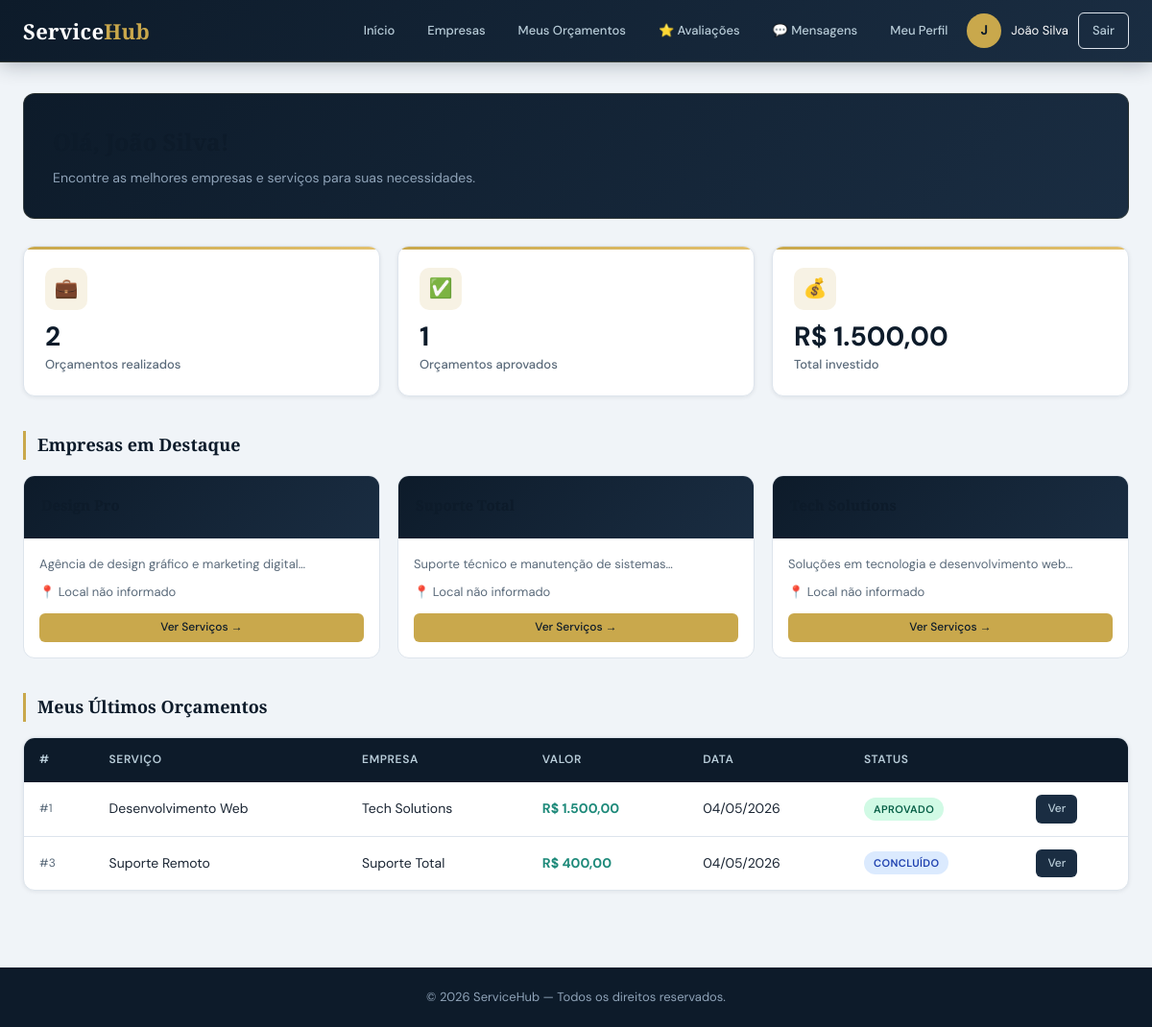
The app's page /dashboard_cliente.php (signed in) with its own data.
### tables this page shows
CREATE TABLE empresas (
    id INT AUTO_INCREMENT PRIMARY KEY,
    nome_empresa VARCHAR(100) NOT NULL,
    email VARCHAR(100) NOT NULL UNIQUE,
    senha VARCHAR(255) NOT NULL,
    cnpj VARCHAR(20) UNIQUE,
    telefone VARCHAR(20),
    endereco TEXT,
    descricao TEXT,
    logo VARCHAR(255),
    site VARCHAR(100),
    status TINYINT DEFAULT 1 COMMENT '1=Ativa, 0=Inativa',
    created_at TIMESTAMP DEFAULT CURRENT_TIMESTAMP,
    updated_at TIMESTAMP DEFAULT CURRENT_TIMESTAMP ON UPDATE CURRENT_TIMESTAMP
);

CREATE TABLE orcamentos (
    id INT AUTO_INCREMENT PRIMARY KEY,
    cliente_id INT NOT NULL,
    servico_id INT,
    empresa_id INT,
    quantidade INT DEFAULT 1,
    valor_total DECIMAL(10,2) NOT NULL DEFAULT 0,
    status ENUM('pendente','aprovado','rejeitado','concluido','expirado') DEFAULT 'pendente',
    observacoes TEXT,
    data_orcamento DATE NOT NULL,
    data_validade DATE,
    created_at TIMESTAMP DEFAULT CURRENT_TIMESTAMP,
    updated_at TIMESTAMP DEFAULT CURRENT_TIMESTAMP ON UPDATE CURRENT_TIMESTAMP,
    FOREIGN KEY (cliente_id) REFERENCES clientes(id) ON DELETE CASCADE,
    FOREIGN KEY (servico_id) REFERENCES servicos(id) ON DELETE SET NULL,
    FOREIGN KEY (empresa_id) REFERENCES empresas(id) ON DELETE SET NULL
);

CREATE TABLE servicos (
    id INT AUTO_INCREMENT PRIMARY KEY,
    empresa_id INT,
    nome VARCHAR(100) NOT NULL,
    descricao TEXT,
    valor DECIMAL(10,2) NOT NULL,
    duracao_estimada INT COMMENT 'Duração em horas',
    categoria VARCHAR(50),
    status TINYINT DEFAULT 1 COMMENT '1=Ativo, 0=Inativo',
    created_at TIMESTAMP DEFAULT CURRENT_TIMESTAMP,
    updated_at TIMESTAMP DEFAULT CURRENT_TIMESTAMP ON UPDATE CURRENT_TIMESTAMP,
    FOREIGN KEY (empresa_id) REFERENCES empresas(id) ON DELETE CASCADE
);

### dashboard_cliente.php (the view, shortened to what this page needs)
<?php
require_once 'includes/config.php';
require_once 'includes/functions.php';
$cid = $_SESSION['cliente_id'];
$empresas     = $pdo->query("SELECT * FROM empresas WHERE status=1 ORDER BY nome_empresa")->fetchAll();
$orcamentosStmt=$pdo->prepare("SELECT o.*,s.nome AS svc,e.nome_empresa AS emp FROM orcamentos o LEFT JOIN servicos s ON s.id=o.servico_id LEFT JOIN empresas e ON e.id=o.empresa_id WHERE o.cliente_id=? ORDER BY o.created_at DESC LIMIT 10");
$orcamentosStmt->execute([$cid]); $orcList=$orcamentosStmt->fetchAll();
$r=$pdo->prepare("SELECT COUNT(*) FROM orcamentos WHERE cliente_id=?"); $r->execute([$cid]); $totalOrc=$r->fetchColumn();
$r=$pdo->prepare("SELECT COUNT(*) FROM orcamentos WHERE cliente_id=? AND status='aprovado'"); $r->execute([$cid]); $totalAprov=$r->fetchColumn();
$r=$pdo->prepare("SELECT SUM(valor_total) FROM orcamentos WHERE cliente_id=? AND status='aprovado'"); $r->execute([$cid]); $gasto=$r->fetchColumn();
?>
<!DOCTYPE html>
<html lang="pt-BR">
<head>
  <link rel="stylesheet" href="css/estilo.css">
</head>
<body>
<nav class="dash-nav">
  <div class="inner">
    <div class="logo"><h1>Service<span class="logo-span">Hub</span></h1></div>
    <div class="nav-items">
      <a href="dashboard_cliente.php">Início</a>
      <a href="clientes/empresas.php">Empresas</a>
      <a href="orcamentos/index.php?cliente=<?=$cid?>">Meus Orçamentos</a>
      <a href="avaliacoes/index.php">⭐ Avaliações</a>
      <a href="chat/index.php" id="navChat">💬 Mensagens</a>
      <a href="clientes/perfil.php">Meu Perfil</a>
      <div class="user-chip">
        <div class="avatar"><?= strtoupper(substr($_SESSION['cliente_nome'],0,1)) ?></div>
        <span style="color:#fff;font-size:13px;"><?= htmlspecialchars($_SESSION['cliente_nome']) ?></span>
        <a href="logout.php" class="btn btn-sm btn-ghost" style="color:var(--slate-lt);">Sair</a>
      </div>
    </div>
  </div>
</nav>
<div class="container">
  <div class="welcome-banner">
    <h1>Olá, <?= htmlspecialchars($_SESSION['cliente_nome']) ?>!</h1>
    <p>Encontre as melhores empresas e serviços para suas necessidades.</p>
  </div>
  <div class="stats-grid" style="margin-bottom:36px;">
    <div class="stat-card">
      <div class="stat-icon">💼</div>
      <div class="stat-number"><?=$totalOrc?></div>
      <div class="stat-label">Orçamentos realizados</div>
    </div>
    <div class="stat-card">
      <div class="stat-icon">✅</div>
      <div class="stat-number"><?=$totalAprov?></div>
      <div class="stat-label">Orçamentos aprovados</div>
    </div>
    <div class="stat-card">
      <div class="stat-icon">💰</div>
      <div class="stat-number"><?= formatMoney($gasto) ?></div>
      <div class="stat-label">Total investido</div>
    </div>
  </div>
  <h2 class="section-heading">Empresas em Destaque</h2>
  <div class="empresa-grid">
    <?php foreach (array_slice($empresas,0,6) as $e): ?>
    <div class="emp-card">
      <div class="emp-card-top">
        <h3><?= htmlspecialchars($e['nome_empresa']) ?></h3>
      </div>
      <div class="emp-card-body">
        <p><?= htmlspecialchars(mb_substr($e['descricao']??'',0,100)) ?>…</p>
        <p>📍 <?= htmlspecialchars($e['endereco']??'Local não informado') ?></p>
        <a href="clientes/empresa.php?id=<?=$e['id']?>" class="btn btn-primary btn-sm" style="width:100%;justify-content:center;margin-top:4px;">Ver Serviços →</a>
      </div>
    </div>
    <?php endforeach; ?>
  </div>
  <h2 class="section-heading">Meus Últimos Orçamentos</h2>
  <div class="table-wrap">
    <table>
      <thead><tr><th>#</th><th>Serviço</th><th>Empresa</th><th>Valor</th><th>Data</th><th>Status</th><th></th></tr></thead>
      <tbody>
        <?php foreach ($orcList as $o): ?>
        <tr>
          <td style="color:var(--text-muted);font-size:12px;">#<?=$o['id']?></td>
          <td><?= htmlspecialchars($o['svc'] ?? 'Serviço removido') ?></td>
          <td><?= htmlspecialchars($o['emp'] ?? 'Empresa removida') ?></td>
          <td><strong style="color:var(--teal);"><?= formatMoney($o['valor_total']) ?></strong></td>
          <td><?= formatDate($o['data_orcamento']) ?></td>
          <td><?= statusBadge($o['status']) ?></td>
          <td><a href="orcamentos/view.php?id=<?=$o['id']?>" class="btn btn-sm">Ver</a></td>
        </tr>
        <?php endforeach; ?>
      </tbody>
    </table>
  </div>
</div>
<footer style="background:var(--navy);color:var(--slate);text-align:center;padding:20px;margin-top:48px;font-size:13px;">
  © <?= date('Y') ?> ServiceHub — Todos os direitos reservados.
</footer>
</body>
</html>

### includes/functions.php (shortened to what this page needs)
<?php
function formatDate($date, $format = 'd/m/Y') {
    return (new DateTime($date))->format($format);
}
function formatMoney($value) {
    return 'R$ ' . number_format($value ?? 0, 2, ',', '.');
}
function statusBadge($status) {
    $map = [
        'pendente'  => ['label' => 'Pendente',  'class' => 'badge-pendente'],
        'aprovado'  => ['label' => 'Aprovado',  'class' => 'badge-aprovado'],
        'rejeitado' => ['label' => 'Rejeitado', 'class' => 'badge-rejeitado'],
        'concluido' => ['label' => 'Concluído', 'class' => 'badge-concluido'],
        'expirado'  => ['label' => 'Expirado',  'class' => 'badge-expirado'],
    ];
    $s = $map[$status] ?? ['label' => ucfirst($status), 'class' => 'badge-secondary'];
    return "<span class='badge {$s['class']}'>{$s['label']}</span>";
}

### css/estilo.css (style rules this page uses)
:root { --navy: #0d1b2a; --navy-mid: #132033; --navy-soft: #1a2d42; --gold: #c9a84c; --gold-lt: #e2c06e; --gold-dim: rgba(201,168,76,.15); --teal: #1e8a7a; --teal-lt: #26b09c; --red: #c0392b; --red-lt: #e74c3c; --green: #1a7a4a; --green-lt: #27ae60; --slate: #8fa3b8; --slate-lt: #b8ccd8; --surface: #ffffff; --bg: #f0f4f8; --border: #dde4ec; --text: #1a2533; --text-muted:#5a6a7a; --radius-sm: 6px; --radius: 12px; --radius-lg: 18px; --shadow-sm: 0 1px 4px rgba(13,27,42,.08); --shadow: 0 4px 20px rgba(13,27,42,.10); --shadow-lg: 0 12px 40px rgba(13,27,42,.14); --transition: .22s cubic-bezier(.4,0,.2,1); }
*, *::before, *::after { box-sizing: border-box; margin: 0; padding: 0; }
html { font-size: 15px; scroll-behavior: smooth; }
body { font-family: 'DM Sans', system-ui, sans-serif; background: var(--bg); color: var(--text); line-height: 1.65; -webkit-font-smoothing: antialiased; }
h1,h2,h3 { font-family: 'Playfair Display', Georgia, serif; color: var(--navy); }
a { color: var(--gold); text-decoration: none; transition: color var(--transition); }
.container { max-width: 1200px; margin: 0 auto; padding: 32px 24px; }
.logo h1 { font-family: 'Playfair Display', serif; font-size: 22px; color: #fff; letter-spacing: .3px; line-height: 1.2; }
.logo h1 span, .logo-span { color: var(--gold); }
.btn { display: inline-flex; align-items: center; gap: 6px; padding: 9px 18px; border-radius: var(--radius-sm); font-size: 13px; font-weight: 500; font-family: 'DM Sans', sans-serif; cursor: pointer; border: none; transition: all var(--transition); text-decoration: none; white-space: nowrap; background: var(--navy-soft); color: var(--slate-lt); }
.btn-primary { background: var(--gold); color: var(--navy); }
.btn-ghost { background: transparent; border: 1px solid var(--border); color: var(--text-muted); }
.btn-sm { padding: 5px 12px; font-size: 12px; }
.stats-grid { display: grid; grid-template-columns: repeat(auto-fit, minmax(210px, 1fr)); gap: 18px; margin-bottom: 32px; }
.stat-card { background: var(--surface); border: 1px solid var(--border); border-radius: var(--radius); padding: 22px; position: relative; overflow: hidden; box-shadow: var(--shadow-sm); transition: transform var(--transition), box-shadow var(--transition); }
.stat-card::before { content: ''; position: absolute; top: 0; left: 0; right: 0; height: 3px; background: linear-gradient(90deg, var(--gold), var(--gold-lt)); }
.stat-card .stat-icon { width: 44px; height: 44px; border-radius: 10px; background: var(--gold-dim); display: flex; align-items: center; justify-content: center; font-size: 20px; margin-bottom: 14px; color: var(--gold); }
.stat-card .stat-number { font-size: 28px; font-weight: 700; font-family: 'DM Sans', sans-serif; color: var(--navy); line-height: 1; margin-bottom: 4px; }
.stat-card .stat-label { font-size: 13px; color: var(--text-muted); font-weight: 500; }
.table-wrap { background: var(--surface); border: 1px solid var(--border); border-radius: var(--radius); overflow: hidden; box-shadow: var(--shadow-sm); }
table { width: 100%; border-collapse: collapse; }
thead tr { background: var(--navy); }
th { padding: 13px 16px; text-align: left; font-size: 12px; font-weight: 600; color: var(--slate-lt); text-transform: uppercase; letter-spacing: .6px; white-space: nowrap; }
td { padding: 13px 16px; border-bottom: 1px solid var(--border); font-size: 14px; vertical-align: middle; }
tbody tr:last-child td { border-bottom: none; }
.badge { display: inline-flex; align-items: center; padding: 3px 10px; border-radius: 100px; font-size: 11px; font-weight: 600; text-transform: uppercase; letter-spacing: .4px; }
.badge-success, .badge-aprovado { background: #d1fae5; color: #065f46; }
.badge-info, .badge-concluido { background: #dbeafe; color: #1e40af; }

### records on screen
empresas: descricao "Agência de design gráfico e marketing digital", endereco "Local não informado"
empresas: descricao "Suporte técnico e manutenção de sistemas", endereco "Local não informado"
empresas: descricao "Soluções em tecnologia e desenvolvimento web", endereco "Local não informado", $e['id'] 1 (drawn)
orcamentos: id "1", servico.nome "Desenvolvimento Web", empresa.nome_empresa "Tech Solutions", valor_total "R$ 1.500,00", data_orcamento "04/05/2026", status "APROVADO"
orcamentos: id "3", servico.nome "Suporte Remoto", empresa.nome_empresa "Suporte Total", valor_total "R$ 400,00", data_orcamento "04/05/2026", status "CONCLUÍDO"

### other values on screen
substr($_SESSION['cliente_nome'],0,1) "J"
$_SESSION['cliente_nome'] "João Silva"
$totalOrc "2"
$totalAprov "1"
formatMoney($gasto) "R$ 1.500,00"
